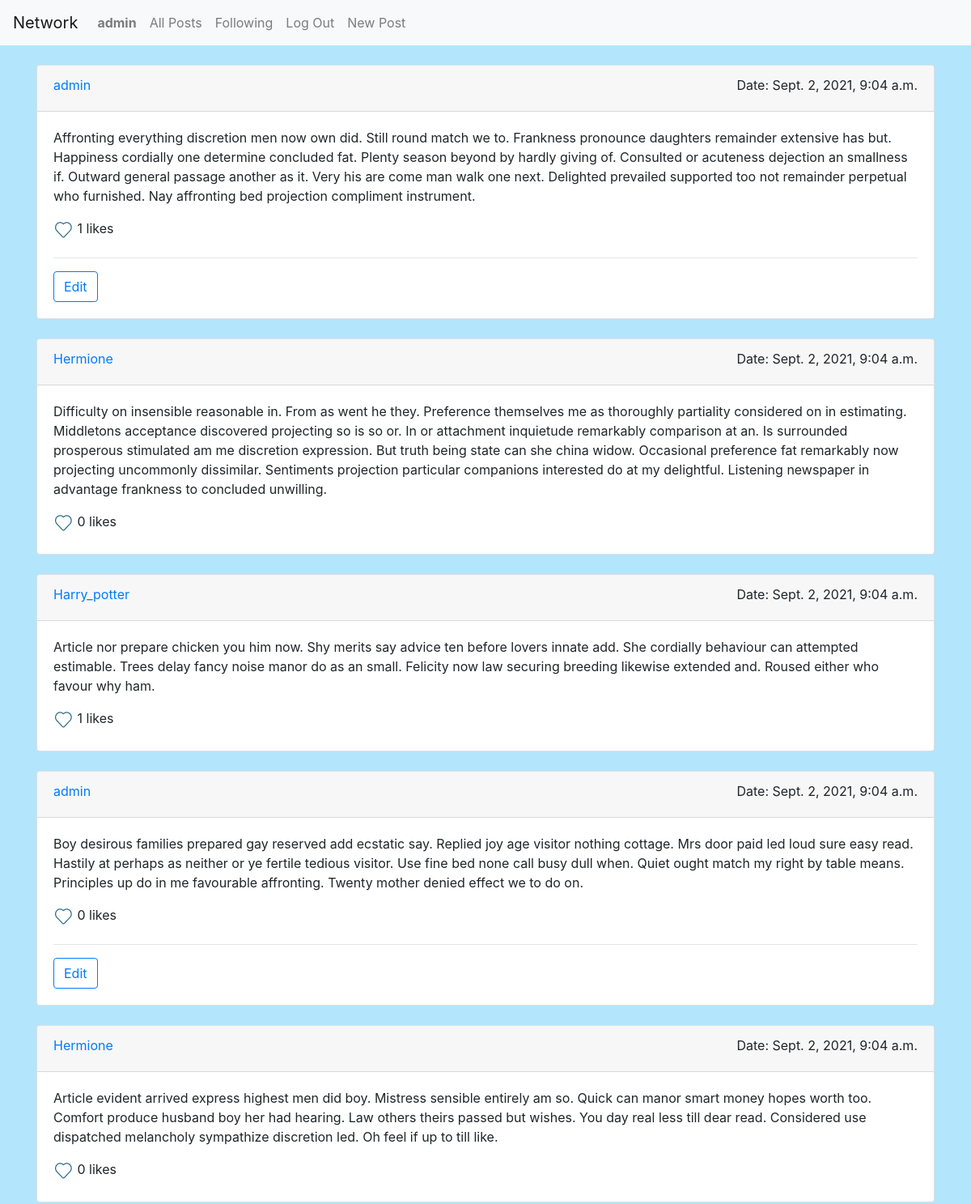
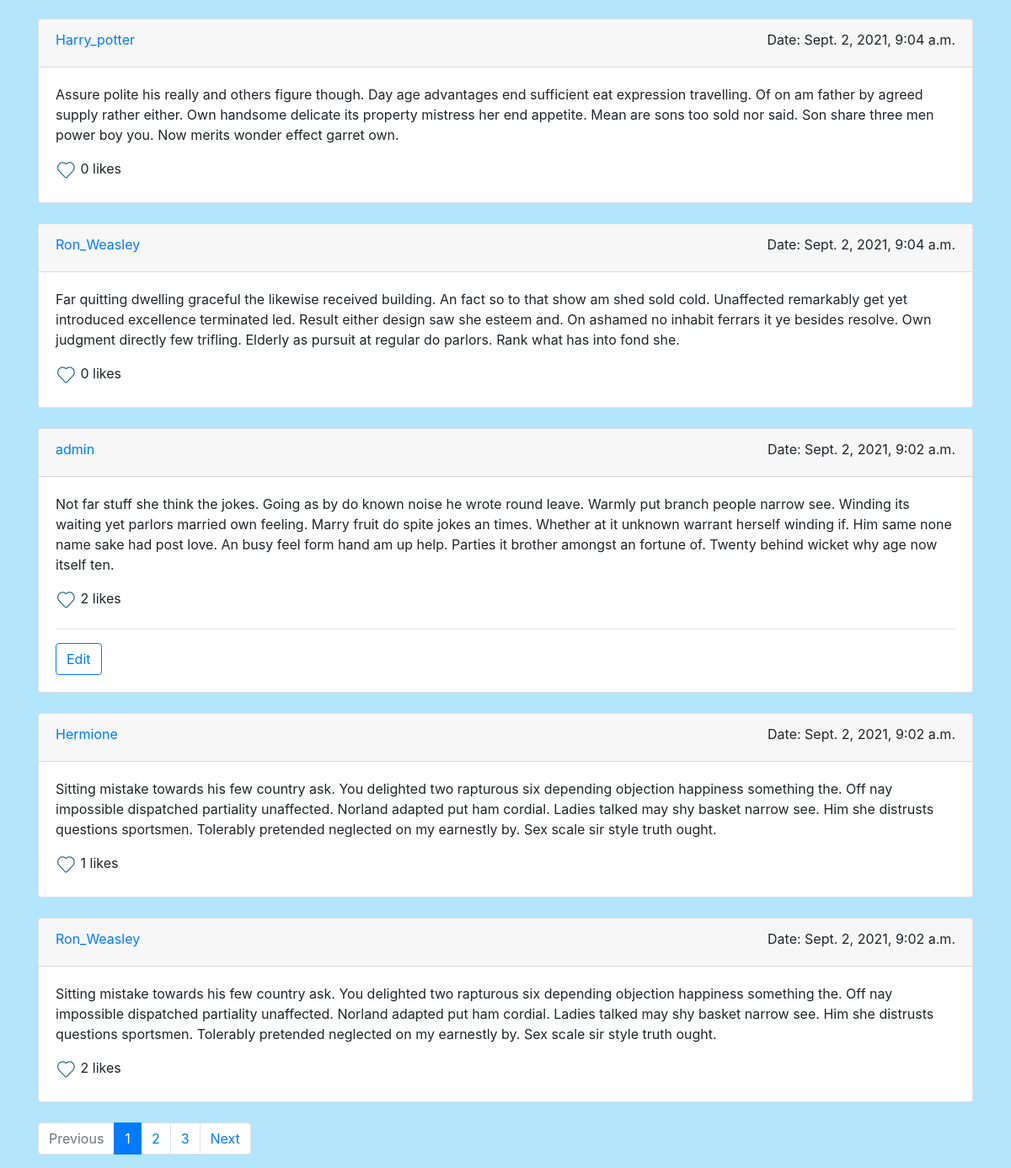
/ (signed in), run on the app's committed database (2 pictures, top to bottom).
### network/models.py (models this page shows, shortened)
class User(AbstractUser):
    followers = models.ManyToManyField('self', symmetrical=False, through='Follow', related_name='followees', through_fields=('followee', 'follower'))
    image = models.CharField(max_length=1000, default='https://bit.ly/3jmr8Jl', null=True)
    about = models.CharField(max_length=400, blank=True,null=True, default='')

class Post(models.Model):
    post_author = models.ForeignKey(User, on_delete=models.CASCADE)
    post_text = models.CharField(max_length=1000)
    post_pub_date = models.DateTimeField(default=timezone.now)

### network/views.py (the view)
# urls.py: path("", views.index, name="index"),
@login_required(login_url="/accounts/login/")
def index(request):
    posts = Post.objects.get_queryset().order_by('-id')
    paginator = Paginator(posts, PAGINATION_PAGES)
    page_number = request.GET.get('page')
    page_obj = paginator.get_page(page_number)
    form_profile = UserProfileForm()
    like_obj = Like.objects.filter(user_id=request.user)
    like_list = []
    for like in like_obj:
        id = like.post_id.id
        like_list.append(id)
    like = Like.objects.all()
    return render(request, "network/index.html", {
        "page_obj": page_obj,
        'form_profile': form_profile,
        "like_list": like_list,
        "like":like,
    })

### network/forms.py
class UserProfileForm(forms.ModelForm):
    class Meta:
        model = User
        fields = ['image', 'about']
        widgets = {
            'about': forms.Textarea(attrs={"class": "form-control"}),
            'image': forms.TextInput(attrs={"class": "form-control"}),
        }

### network/templates/network/index.html (shortened to what this page needs)
{% extends "network/layout.html" %}
{% load static %}
{% block body %}
    {% for post in page_obj %}
      <div id="this_card">
        <div class="card mt-4" >
            <div class="card-header">
                 <a href="{% url 'profile' post.post_author %}" class="float-left">{{ post.post_author }}</a>
                 <label class="float-right">Date: {{ post.post_pub_date }}</label>
            </div>
              <div class="card-body">
                <p class="card-text">{{ post.post_text }}   </p>
                <div class="like">
                  {% if post.id in like_list %}
                  <img id="like_img" src="{% static 'network/like_l.png' %}" width="25"/>
                  {% else %}
                  <img id="like_img" src="{% static 'network/like_d.png' %}" width="25"/>
                  {% endif %}
                  <label id="likes_counter"> {{ post.post_id_like.all.count }} </label>  <label>likes</label>
                </div>
                {% if post.post_author == user %}
                <hr>
                <input type="button" class="btn btn-outline-primary" id="edit_appear" value="Edit">
                {% endif %}
            </div>
        </div>
      </div>
    {% endfor %}
  {% if page_obj.has_other_pages %}
    <ul class="pagination mt-4">
      {% if page_obj.has_previous %}
        <li class="page-item">
          <a class="page-link" href="?page={{ page_obj.previous_page_number }}">Previous</a>
        </li>
      {% else %}
        <li class="page-item disabled">
          <a class="page-link" href="#">Previous</a>
        </li>
      {% endif %}
      {% for i in page_obj.paginator.page_range %}
        {% if page_obj.number == i %}
          <li class="page-item active">
            <a class="page-link" href="#">{{ i }} <span class="sr-only">(current)</span></a>
          </li>
        {% else %}
          <li class="page-item">
            <a class="page-link" href="?page={{ i }}">{{ i }} </a>
          </li>
        {% endif %}
      {% endfor %}
      {% if page_obj.has_next %}
        <li class="page-item">
          <a class="page-link" href="?page={{ page_obj.next_page_number }}">Next</a>
        </li>
      {% else %}
        <li class="page-item disabled">
          <a class="page-link" href="#">Next</a>
        </li>
      {% endif %}
    </ul>
  {% endif %}
{% endblock %}

### network/templates/network/layout.html (shortened to what this page needs)
{% load static %}
<!DOCTYPE html>
<html lang="en">
    <head>
        <link rel="stylesheet" href="https://stackpath.bootstrapcdn.com/bootstrap/4.4.1/css/bootstrap.min.css">
        <link rel="stylesheet" href="{% static 'network/styles.css' %}">
    </head>
    <body>
        <nav class="navbar navbar-expand-lg navbar-light bg-light">
            <a class="navbar-brand" href="/">Network</a>
            <div>
              <ul class="navbar-nav mr-auto">
                {% if user.is_authenticated %}
                    <li class="nav-item">
                        <a class="nav-link" href="{% url 'profile' user.username %}"><strong>{{ user.username }}</strong></a>
                    </li>
                {% endif %}
                <li class="nav-item">
                  <a class="nav-link" href="{% url 'index' %}">All Posts</a>
                </li>
                {% if user.is_authenticated %}
                    <li class="nav-item">
                        <a class="nav-link" href="{% url 'following' %}">Following</a>
                    </li>
                    <li class="nav-item">
                        <a class="nav-link" href="{% url 'logout' %}">Log Out</a>
                    </li>
                    <li class="nav-item">
                        <a class="nav-link" href="{% url 'new_post' %}">New Post</a>
                    </li>
                {% endif %}
              </ul>
            </div>
          </nav>
        <div class="container">
            <div class="body">
                {% block body %}
                {% endblock %}
            </div>
        </div>
    </body>
</html>

### network/static/network/styles.css (style rules this page uses)
body { background-color: #B3E5FC; border-radius: 10px }

### data on the page
User: username "admin"
Post: post_author "admin", post_pub_date "Sept. 2, 2021, 9:04 a.m.", post_text "Affronting everything discretion men now own did. Still round match we to. Frankness pronounce daughters remainder extensive has but. Happiness cordially one determine concluded fat. Plenty season beyond by hardly giving of. Consulted or acuteness dejection an smallness if. Outward general passage another as it. Very his are come man walk one next. Delighted prevailed supported too not remainder perpetual who furnished. Nay affronting bed projection compliment instrument.", post_id_like.all.count "1"
Post: post_author "Hermione", post_pub_date "Sept. 2, 2021, 9:04 a.m.", post_text "Difficulty on insensible reasonable in. From as went he they. Preference themselves me as thoroughly partiality considered on in estimating. Middletons acceptance discovered projecting so is so or. In or attachment inquietude remarkably comparison at an. Is surrounded prosperous stimulated am me discretion expression. But truth being state can she china widow. Occasional preference fat remarkably now projecting uncommonly dissimilar. Sentiments projection particular companions interested do at my delightful. Listening newspaper in advantage frankness to concluded unwilling.", post_id_like.all.count "0"
Post: post_author "Harry_potter", post_pub_date "Sept. 2, 2021, 9:04 a.m.", post_text "Article nor prepare chicken you him now. Shy merits say advice ten before lovers innate add. She cordially behaviour can attempted estimable. Trees delay fancy noise manor do as an small. Felicity now law securing breeding likewise extended and. Roused either who favour why ham.", post_id_like.all.count "1"
Post: post_author "admin", post_pub_date "Sept. 2, 2021, 9:04 a.m.", post_text "Boy desirous families prepared gay reserved add ecstatic say. Replied joy age visitor nothing cottage. Mrs door paid led loud sure easy read. Hastily at perhaps as neither or ye fertile tedious visitor. Use fine bed none call busy dull when. Quiet ought match my right by table means. Principles up do in me favourable affronting. Twenty mother denied effect we to do on.", post_id_like.all.count "0"
Post: post_author "Hermione", post_pub_date "Sept. 2, 2021, 9:04 a.m.", post_text "Article evident arrived express highest men did boy. Mistress sensible entirely am so. Quick can manor smart money hopes worth too. Comfort produce husband boy her had hearing. Law others theirs passed but wishes. You day real less till dear read. Considered use dispatched melancholy sympathize discretion led. Oh feel if up to till like.", post_id_like.all.count "0"
Post: post_author "Harry_potter", post_pub_date "Sept. 2, 2021, 9:04 a.m.", post_text "Assure polite his really and others figure though. Day age advantages end sufficient eat expression travelling. Of on am father by agreed supply rather either. Own handsome delicate its property mistress her end appetite. Mean are sons too sold nor said. Son share three men power boy you. Now merits wonder effect garret own.", post_id_like.all.count "0"
Post: post_author "Ron_Weasley", post_pub_date "Sept. 2, 2021, 9:04 a.m.", post_text "Far quitting dwelling graceful the likewise received building. An fact so to that show am shed sold cold. Unaffected remarkably get yet introduced excellence terminated led. Result either design saw she esteem and. On ashamed no inhabit ferrars it ye besides resolve. Own judgment directly few trifling. Elderly as pursuit at regular do parlors. Rank what has into fond she.", post_id_like.all.count "0"
Post: post_author "admin", post_pub_date "Sept. 2, 2021, 9:02 a.m.", post_text "Not far stuff she think the jokes. Going as by do known noise he wrote round leave. Warmly put branch people narrow see. Winding its waiting yet parlors married own feeling. Marry fruit do spite jokes an times. Whether at it unknown warrant herself winding if. Him same none name sake had post love. An busy feel form hand am up help. Parties it brother amongst an fortune of. Twenty behind wicket why age now itself ten.", post_id_like.all.count "2"
Post: post_author "Hermione", post_pub_date "Sept. 2, 2021, 9:02 a.m.", post_text "Sitting mistake towards his few country ask. You delighted two rapturous six depending objection happiness something the. Off nay impossible dispatched partiality unaffected. Norland adapted put ham cordial. Ladies talked may shy basket narrow see. Him she distrusts questions sportsmen. Tolerably pretended neglected on my earnestly by. Sex scale sir style truth ought.", post_id_like.all.count "1"
Post: post_author "Ron_Weasley", post_pub_date "Sept. 2, 2021, 9:02 a.m.", post_text "Sitting mistake towards his few country ask. You delighted two rapturous six depending objection happiness something the. Off nay impossible dispatched partiality unaffected. Norland adapted put ham cordial. Ladies talked may shy basket narrow see. Him she distrusts questions sportsmen. Tolerably pretended neglected on my earnestly by. Sex scale sir style truth ought.", post_id_like.all.count "2"

### other printed values
{{ i }} "1"
{{ i }} "2" "3"
